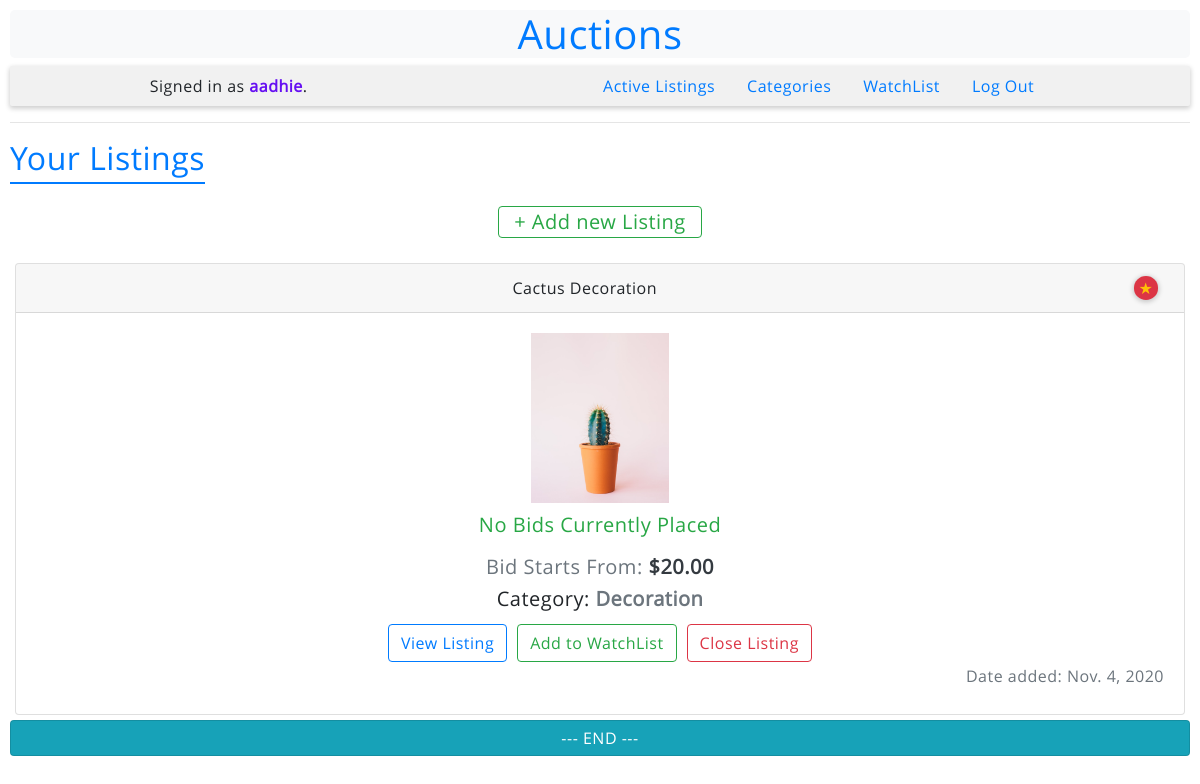
The app's page /user_listings (signed in) with its own data.
### auctions/models.py (models this page shows, shortened)
class User(AbstractUser):
    pass

class Listing(models.Model):
    CATEGORIES = [
        ('Accessories', 'Accessories'),
        ('Antiques', 'Antiques'),
        ('Clothes', 'Clothes'),
        ('Decoration', 'Decoration'),
        ('Electronics', 'Electronics'),
        ('Valuables', 'Valueables'),
        ('Other', 'Other'),
    ]
    STATUS = [
        ('Pending', 'Pending'),
        ('Closed', 'Closed'),
    ]
    DEFAULT_USER = 1
    name = models.CharField(max_length = 100, blank = False)
    initial = models.DecimalField(max_digits = 10, decimal_places = 2)
    user = models.ForeignKey(User, blank = False, on_delete = models.CASCADE, default = DEFAULT_USER)
    image = models.ImageField(default = 'None/NIA.png')
    category = models.CharField(max_length = 11, choices = CATEGORIES, default = 'Other')
    status = models.CharField(max_length = 7, choices = STATUS, default = 'Pending')
    created = models.DateField(auto_now_add = True)

### auctions/decorators.py (the view)
    def wrapper_func(request, *args, **kwargs):
        if not request.user.is_authenticated:
            return redirect('auctions:index')
        return view_func(request, *args, **kwargs)

### auctions/views.py (called while the page is built)
@Authenticated_user
def user_listings(request):
    listings = []
    current_user_listings = Listing.objects.filter(user=request.user, status='Pending')
    for item in current_user_listings:
        try:
            bid = Bid.objects.get(listing=item)
        except:
            bid = None
        listings.append({
            'listing': item,
            'bid': bid,
        })
    context = {
        'listings': listings,
    }
    return render(request, "auctions/userlistings.html", context)

### auctions/templates/auctions/userlistings.html (shortened to what this page needs)
{% extends "auctions/layout.html" %}
{% block body %}
  <h2 class="blue-text">Your Listings</h2>
  <h5 title="add listing" class="plus-container">
    <a class="btn btn-outline-success plus-link" href="{% url 'auctions:add_listing' %}">+ Add new Listing</a>
  </h5>
  {% if listings %}
  <ul class="listings">
    {% for list in listings %}
    <li>
      <div class="card">
        <div class="card-header">
          {{ list.listing.name }}
          {% ifequal list.listing.user user %}
          <div class="owned-icon" title="You Own This Listing">
            ★
          </div>
          {% endifequal %}
        </div>
        <div class="card-body">
          <img alt="{{ list.listing.name }} - img" src="{{ list.listing.image.url }}" height="170" />
          {% ifnotequal list.bid None %}
          <h5 class="list-cost" style="color: var(--danger)">Bidding has started on this item</h5>
          <h5 class="list-cost">Current Highest Bid: <strong style="color: var(--warning)">${{ list.bid.highest_bid }}</strong></h5>
          {% else %}
          <h5 class="list-cost" style="color: var(--success)">No Bids Currently Placed</h5>
          <h5 class="list-cost">Bid Starts From: <strong>${{ list.listing.initial }}</strong> </h5>
          {% endifnotequal %}
          <h5> Category: <strong style="color: var(--gray)">{{ list.listing.category }}</strong> </h5>
          <div class="links-box">
            <a class="btn btn-outline-primary" href="{% url 'auctions:listing' list.listing.id %}">View Listing</a>
            <a class="btn btn-outline-success" href="{% url 'auctions:add_to' list.listing.id %}">Add to WatchList</a>
            {% ifequal list.listing.user user %}
            <a class="btn btn-outline-danger" href="{% url 'auctions:close_listing' list.listing.id %}">Close Listing</a>
            {% endifequal %}
          </div>
          <h6 class="text-muted right-align">Date added: {{ list.listing.created }}</h6>
        </div>
      </div>
    </li>
    {% endfor %}
    <li class="card card-header bg-info">
      <div style="text-align: center; color: white;"> --- END --- </div>
    </li>
  </ul>
  {% else %}
  <div class="alert alert-info">
    You don't currently possess any active listings.
  </div>
  {% endif %}
{% endblock %}

### auctions/templates/auctions/layout.html (shortened to what this page needs)
{% load static %}
<!DOCTYPE html>
<html lang="en">
  <head>
    <link rel="stylesheet" href="https://stackpath.bootstrapcdn.com/bootstrap/4.4.1/css/bootstrap.min.css">
    <link href="{% static 'auctions/styles.css' %}" rel="stylesheet">
  </head>
  <body>
    <h1 id="auction-title">Auctions</h1>
    <nav>
      {% if user.is_authenticated %}
      <div class="username">
        Signed in as <strong style="color: var(--indigo)">{{ user.username }}</strong>.
      </div>
      {% endif %}
      <ul class="nav">
        <li class="nav-item">
          <a class="nav-link" href="{% url 'auctions:index' %}">Active Listings</a>
        </li>
        <li class="nav-item">
          <a class="nav-link" href="{% url 'auctions:categories' %}">Categories</a>
        </li>
        {% if user.is_authenticated %}
        <li class="nav-item">
          <a class="nav-link" href="{% url 'auctions:watchlist' %}">WatchList</a>
        </li>
        <li class="nav-item">
          <a class="nav-link" href="{% url 'auctions:logout' %}">Log Out</a>
        </li>
        {% endif %}
      </ul>
    </nav>
    <br>
    <hr>
    {% block body %}
    {% endblock %}
  </body>
</html>

### auctions/static/auctions/styles.css (style rules this page uses)
* { padding: 0px; margin: 0px; box-sizing: border-box; font-family: 'Product Sans', sans-serif; letter-spacing: 0.5px; transition: all ease-out 0.5s all; }
ul { list-style-type: none; }
#auction-title { text-align: center; color: var(--primary); background-color: var(--light); border-radius: 5px; }
body { padding: 10px; }
nav { width: 100%; justify-content: space-around; display: inline-flex; align-items: center; background-color: #f1f1f1; border-radius: 2px; box-shadow: 0 2px 5px 0.5px rgba(0, 0, 0, 0.2); }
.username { text-align: center; }
.blue-text { color: var(--blue); width: max-content; padding-bottom: 5px; border-bottom: 2px solid var(--primary); margin-bottom: 10px; }
nav .nav { flex-wrap: wrap; justify-content: center; }
.listings { justify-content: center; text-align: center; }
.listings > li { padding: 5px; }
.list-cost { padding-top: 10px; color: var(--gray); }
.list-cost > strong { color: var(--dark); }
.right-align { text-align: right; }
.links-box { display: inline-flex; }
.plus-container { display: inline-flex; flex-wrap: wrap; width: 100%; color: var(--success); text-align: center; justify-content: space-around; }
.plus-link { display: block; font-size: 20px; padding: 0px 15px 0px 15px; margin: 1% 0 1% 0; }
.owned-icon { display: block; float: right; margin-right: 0.5%; color: var(--warning); background-color: var(--danger); padding: 0 5px 0 5px; border-radius: 50%; box-shadow: 0 1px 5px 1px rgba(0, 0, 0, 0.2); cursor: pointer; }
.links-box { flex-wrap: wrap; justify-content: space-around; }
.links-box > * { margin: 5px; }

### records on screen
User: username "aadhie"
Listing: listing.name "Cactus Decoration", listing.image (picture), listing.initial "20.00", listing.category "Decoration", listing.created "Nov. 4, 2020"
